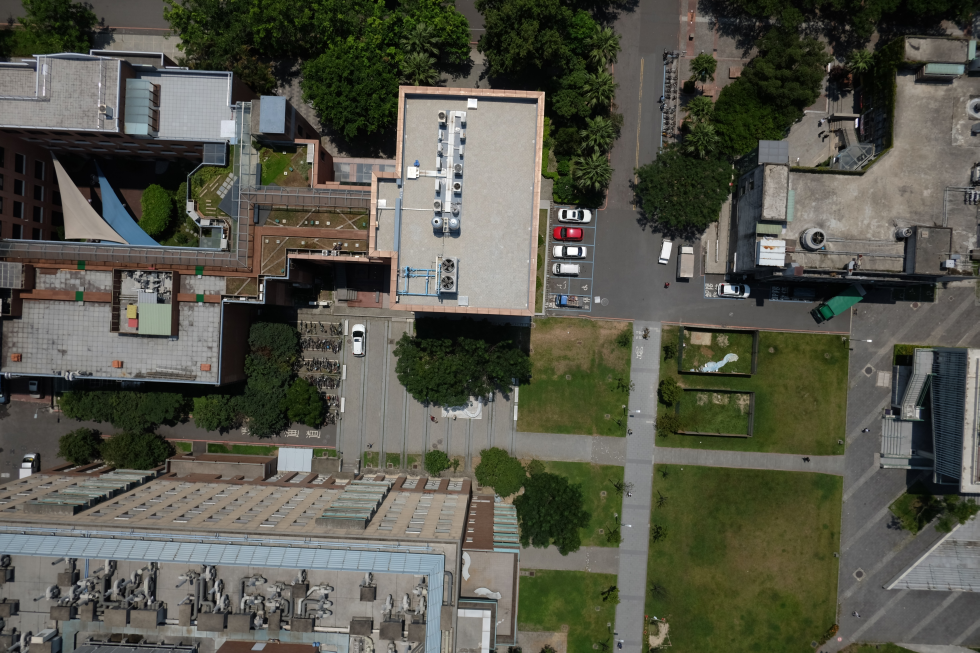
#> input picture Edge Color/DSCF2098_1471837627895.JPG, 4896 x 3264 px, given in place of fill.jpg, which was not available (shown at 1/5 size)
$ python RDP_UAV2TrueOrho.py   (older library calls are emulated)
#> lines starting #> are read from the running program, lines starting #| are printed output that depends on the picture; after the words box and inside, x2 and y2 are one past the last pixel; in counts of white or black regions, pixels touching at a corner belong together; pictures that were not available may be replaced by others from this repository, and a replacement may not be noted
# -*- coding: utf-8 -*-
"""
Created on Sat Feb 18 01:16:56 2017

@author: Leon
"""

from osgeo import gdal
import matplotlib.pyplot as plt
import numpy as np
import pandas as pd
from scipy import spatial
import cv2
from math import *


im = cv2.imread('fill.jpg')
#> im is the input picture: shape (3264, 4896, 3); mean B, G, R 75.9, 87.2, 86.8
ntu = cv2.imread('DSCF2098_1471837627895.jpg')
imgray = cv2.cvtColor(im,cv2.COLOR_BGR2GRAY)
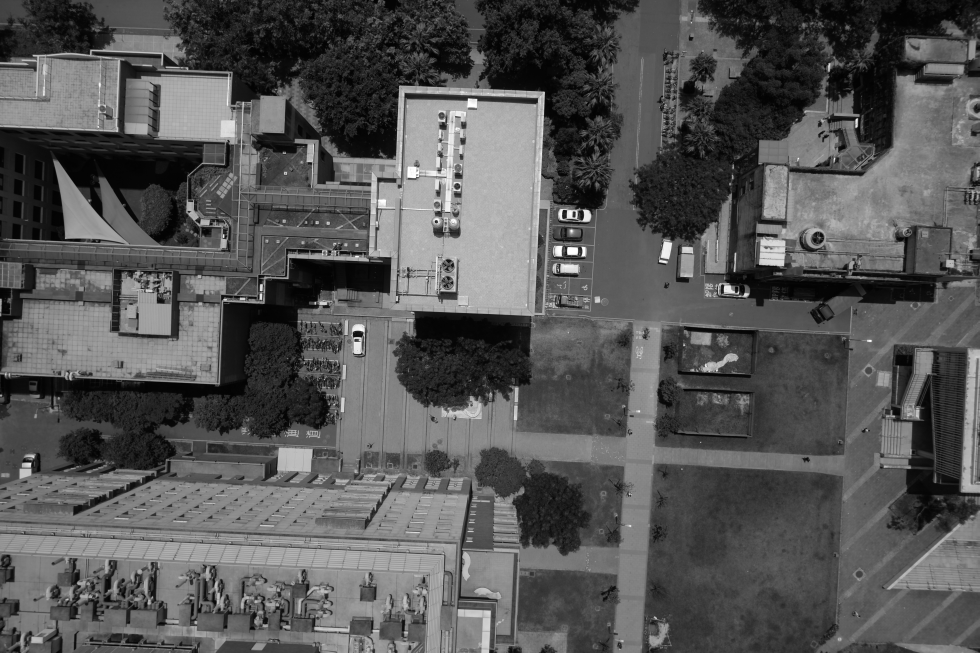
#> imgray: shape (3264, 4896) (shown at 1/5 size); min 0, max 255, mean 85.8
ret,thresh = cv2.threshold(imgray,127,255,0)
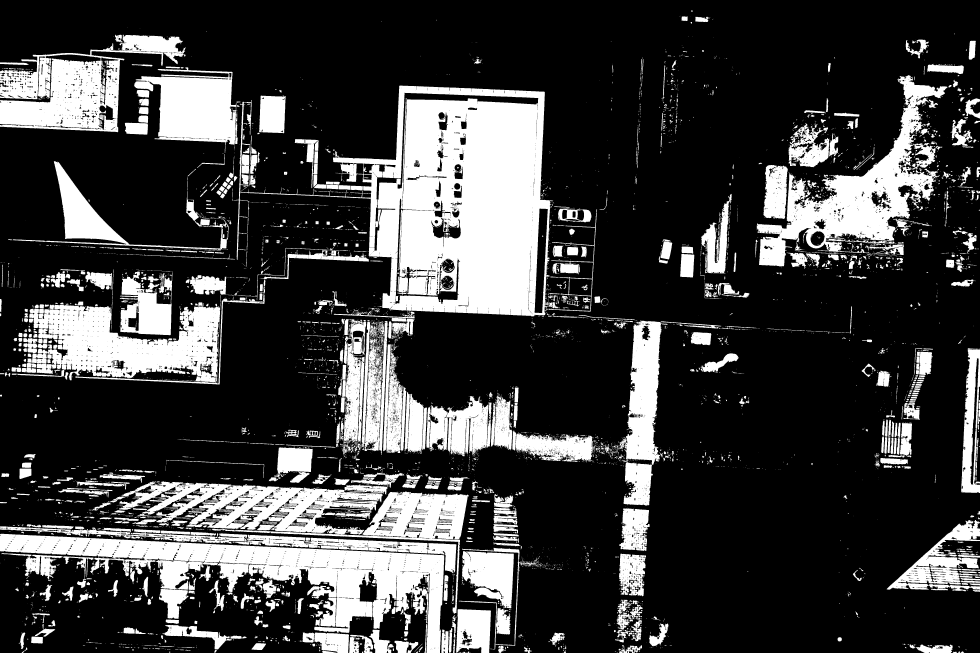
#> thresh: shape (3264, 4896) (shown at 1/5 size); 24.7% white; 6656 white regions (4701 under 20 px)
__,contours, hierarchy = cv2.findContours(thresh,cv2.RETR_TREE,cv2.CHAIN_APPROX_SIMPLE)
#> contours = 12992 contours, 10034 with area under 20; largest, box (x1, y1, x2, y2) and area: (1160, 428, 2766, 1583) 934651, (0, 2669, 2221, 3264) 399426, (540, 2406, 2344, 3068) 302410, (3784, 376, 4738, 1332) 264038, (137, 1214, 1694, 1923) 242975
print("there are " + str(len(contours)) + " contours")
#| there are 12992 contours

#size
[h,w,_] = im.shape
#> h = 3264; w = 4896
im_final = np.zeros((h,w))


cnt = contours[0]
#> cnt = [[4760, 3263]]
print("there are " + str(len(cnt)) + " points in contours[0]")
#| there are 1 points in contours[0]
approx = cv2.approxPolyDP(cnt,30,True)
#> approx = [[4760, 3263]]
print("after approx, there are " + str(len(approx)) + " points")
#| after approx, there are 1 points
print(approx)
#| [[[4760 3263]]]
cv2.drawContours(im,[approx],0,(255,0,0),-1)

contours.sort(key=len,reverse = True)
cnt = contours[0]
#> cnt = contour of 5983 points, box (x1, y1, x2, y2) (3784, 376, 4738, 1332), area 264038
print("there are " + str(len(cnt)) + " points in contours[1]")
#| there are 5983 points in contours[1]
approx = cv2.approxPolyDP(cnt,50,True)
#> approx = contour of 39 points, box (x1, y1, x2, y2) (3785, 381, 4738, 1331), area 271102
print("after approx, there are " + str(len(approx)) + " points")
#| after approx, there are 39 points
print(approx)
#> (printed output is left out)
cv2.drawContours(im,[approx],0,(0,255,0),-1)
cv2.drawContours(ntu,[approx],-1,(255,0,0),3)
cv2.drawContours(im_final,[approx],-1,(255,255,255),-1)
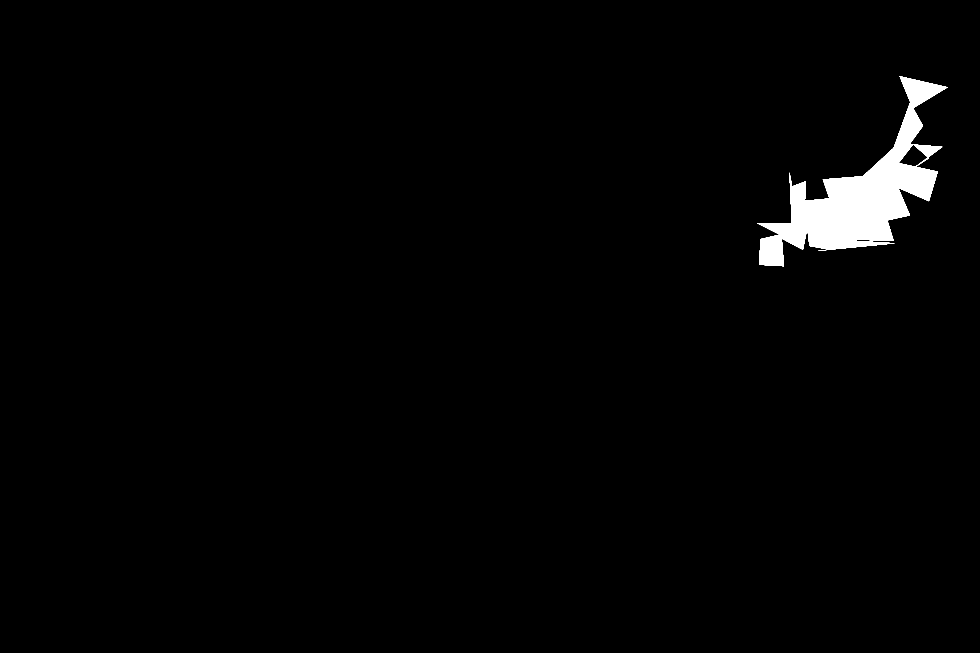
#> im_final: shape (3264, 4896) float64 (shown at 1/5 size); 1.7% white; 1 white region, box (x1, y1, x2, y2) and area: (3785, 381, 4738, 1331) 274502

cv2.imwrite('contour.jpg',im)
cv2.imwrite('contour_ntu.jpg',ntu)
cv2.imwrite('final_building.jpg',im_final)

# [61 lines left out: functions UAV2ortho, draw_Point, not called in this run]

if __name__=="__main__":
    # I.O.
    f = 3803.28260713083182054106;
    x0 = 2471.84341749838540636119;
    y0 = 1653.25150608682383790438;
    # E.O.
#> (the run stopped early here; a loop or call above may not have finished)
